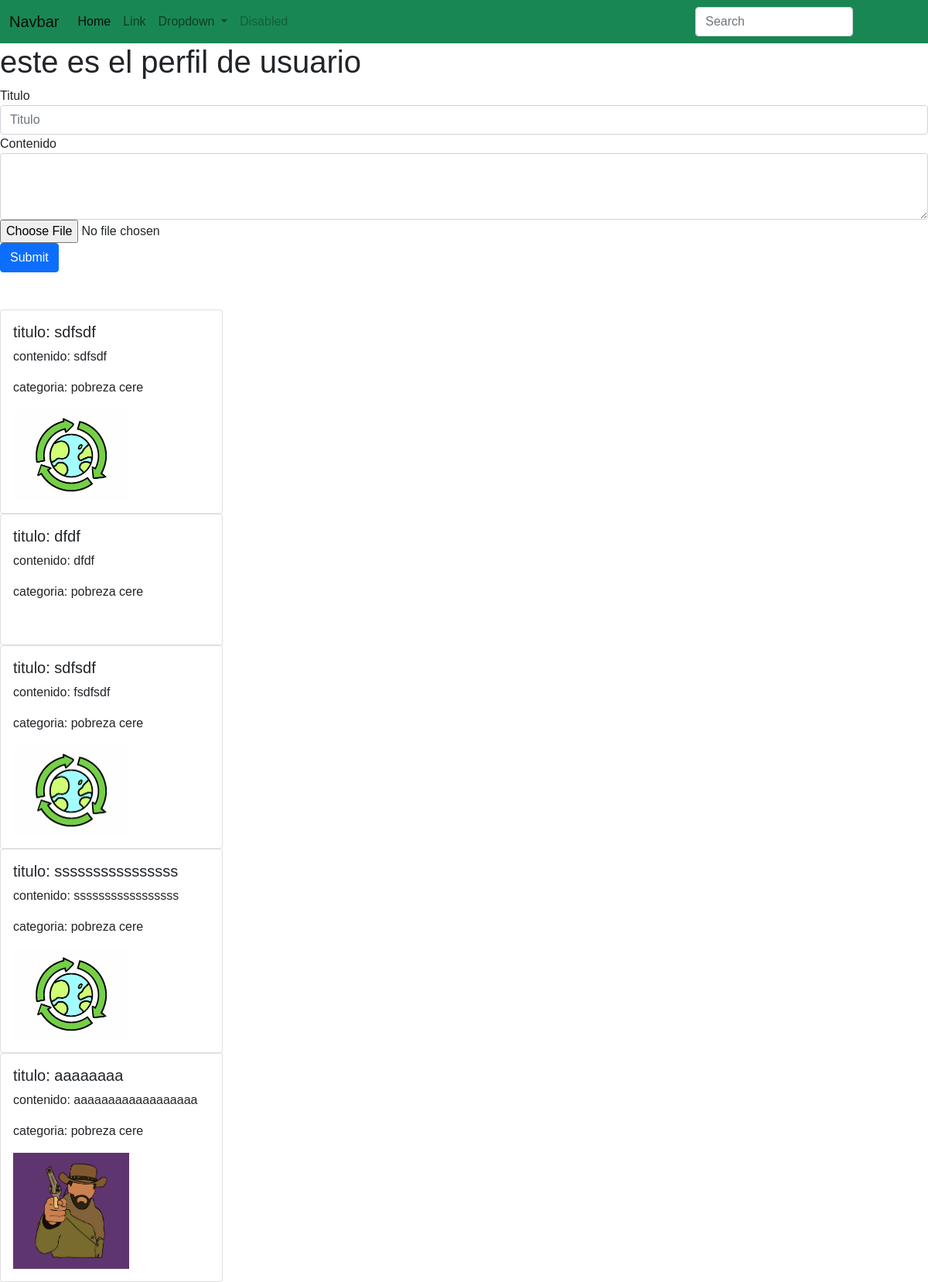
Before: /perfil_usuario/ (signed in) with the older database file.
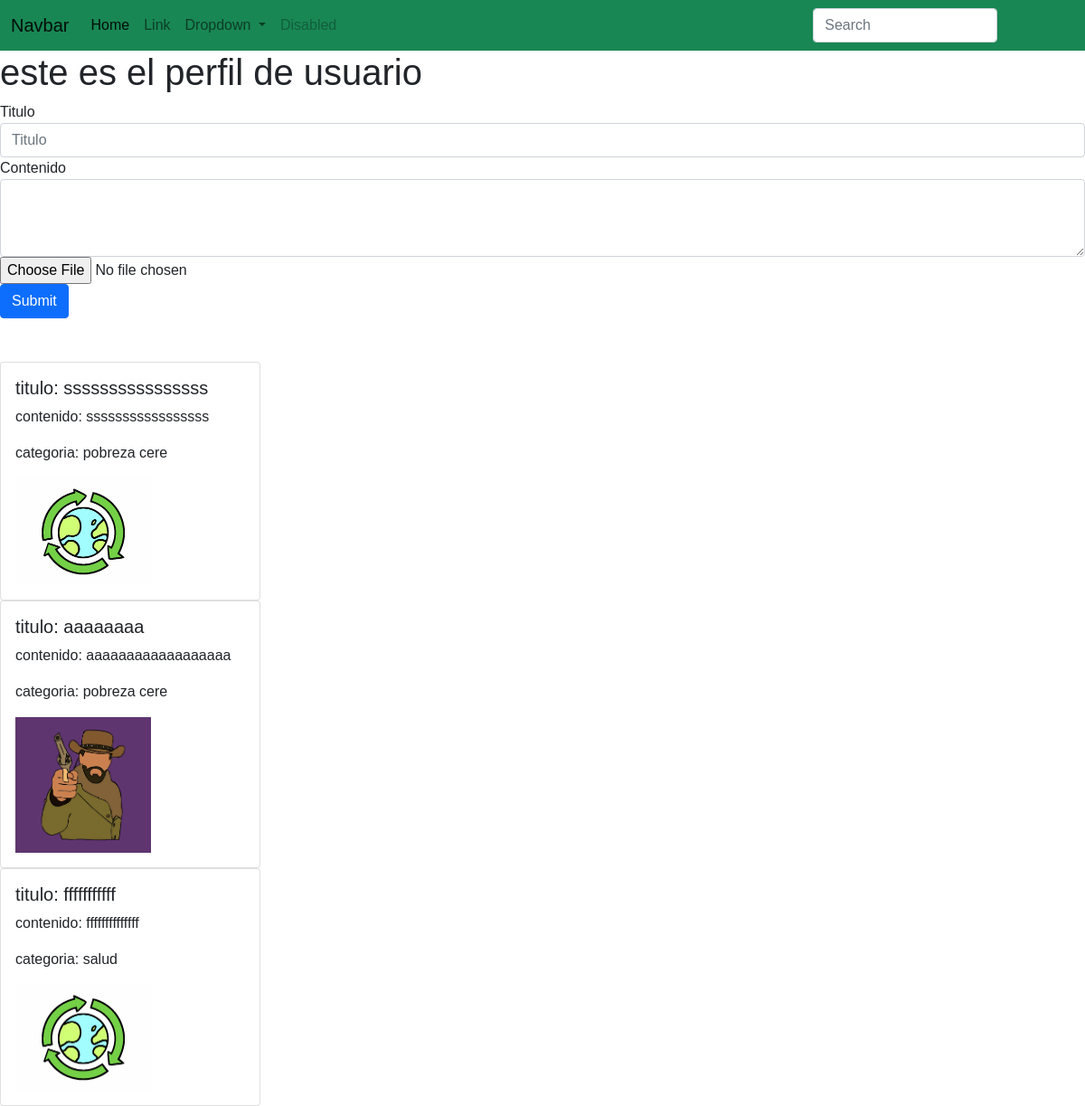
After: the same page with the newer database file.
### feed/models.py (models this page shows, shortened)
class post(models.Model):
    posteador = models.ForeignKey(usuario, on_delete=models.CASCADE, null=True)
    titulo = models.CharField(max_length=100)
    contenido = models.TextField()
    pre_contenido = models.TextField()
    categoria = models.ForeignKey(categoria, on_delete=models.CASCADE,  default=1, null=False)
    creado_en = models.DateTimeField(auto_now_add=True)
    actualizado_en = models.DateTimeField(auto_now=True)
    me_gusta = models.IntegerField(default=0)
    no_megusta = models.IntegerField(default=0)
    imagen = models.FileField(upload_to='imagenes_posts', default='post_default.jpg')
    visitas = models.IntegerField(default=0)

class categoria(models.Model):
    name = models.CharField(max_length=50)
    def __str__(self):
        return self.name

### feed/views.py (the view)
# urls.py: path('perfil_usuario/',views.perfil_usuario, name='perfil_usuario'),
@login_required
def perfil_usuario(request):
    posteos = post.objects.filter(posteador_id=request.user.id)
    comentarios = comentario.objects.filter(comentador_id=request.user.id)
    return render(request,"perfil_usuario.html",{'posteos':posteos, 'comentarios':comentarios})

### feed/templates/perfil_usuario.html (shortened to what this page needs)
{% extends "base.html" %}
{% block content %}
    <h1>este es el perfil de usuario</h1>
    <form action="agregar_post/" method="POST"  enctype="multipart/form-data"> {% csrf_token %}
        <div class="form-group">
            <label for="titulo">Titulo</label>
            <input type="text" class="form-control" id="txttitulo" name="txttitulo" placeholder="Titulo">
        </div>
        <div class="form-group">
            <label for="contenido">Contenido</label>
            <textarea class="form-control" id="txtcontenido" name="txtcontenido" rows="3"></textarea>
        </div>
        <div >
            <input type="file" id="txtimagen"  name="txtimagen">
        </div>
        <button type="submit" class="btn btn-primary">Submit</button>
    </form>
     <br>
     <br>
     {% for post in posteos %}
     <div class="card" style="width: 18rem;">
         <div class="card-body">
             <h5 class="card-title">titulo: {{ post.titulo }}</h5>
             <p class="card-text">contenido: {{ post.pre_contenido }}</p>
             <p class="card-text">  categoria: {{post.categoria}} </p>
             <img src="{{post.imagen.url}}" alt="{{post.tipo_17_ODS}}" style="width:150px;">
             <br>
         </div>
     </div>
 {% endfor %}
{% endblock %}

### feed/templates/base.html (shortened to what this page needs)
{% load static %}
<!DOCTYPE html>
<html lang="en">
  <head>
    <link href="https://cdn.jsdelivr.net/npm/bootstrap@5.1.3/dist/css/bootstrap.min.css" rel="stylesheet">
    <link rel="stylesheet" type="text/css" href="{% static 'css/estilos.css' %}">
</head>
<body>
    <nav class="navbar navbar-expand-lg navbar-light bg-success">
        <div class="container-fluid">
          <a class="navbar-brand" href="#">Navbar</a>
          <div class="collapse navbar-collapse" id="navbarSupportedContent">
            <ul class="navbar-nav me-auto mb-2 mb-lg-0">
              <li class="nav-item">
                <a class="nav-link active" aria-current="page" href="#">Home</a>
              </li>
              <li class="nav-item">
                <a class="nav-link" href="#">Link</a>
              </li>
              <li class="nav-item dropdown">
                <a class="nav-link dropdown-toggle" href="#" id="navbarDropdown" role="button" data-bs-toggle="dropdown" aria-expanded="false">
                  Dropdown
                </a>
              </li>
              <li class="nav-item">
                <a class="nav-link disabled">Disabled</a>
              </li>
            </ul>
            <form class="d-flex">
              <input class="form-control me-2" type="search" placeholder="Search" aria-label="Search">
              <button class="btn btn-outline-success" type="submit">Search</button>
            </form>
          </div>
        </div>
      </nav>
    {% block content %}{% endblock %}
</body>
</html>

### feed/static/css/estilos.css (style rules this page uses)
html, body { height: 100%; margin: 0; font-family: Helvetica; width: 100%; }

Changed rows visible on the page:
removed post: titulo "sdfsdf", pre_contenido "sdfsdf", categoria "pobreza cere", imagen (placeholder picture)
removed post: titulo "dfdf", pre_contenido "dfdf", categoria "pobreza cere"
removed post: titulo "sdfsdf", pre_contenido "fsdfsdf", categoria "pobreza cere", imagen (placeholder picture)
added post: titulo "fffffffffff", pre_contenido "ffffffffffffff", categoria "salud", imagen (placeholder picture)
